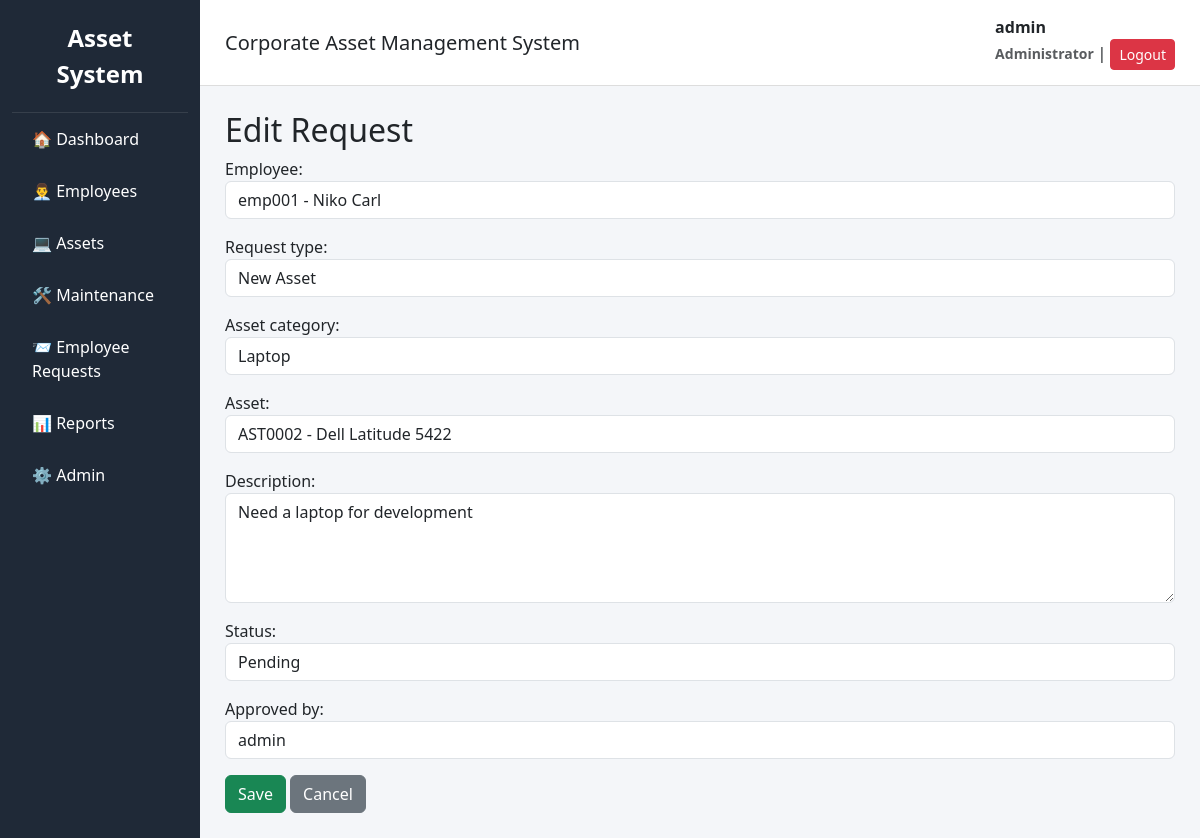
Page /requests/edit/1/ (signed in) on the earlier database version.
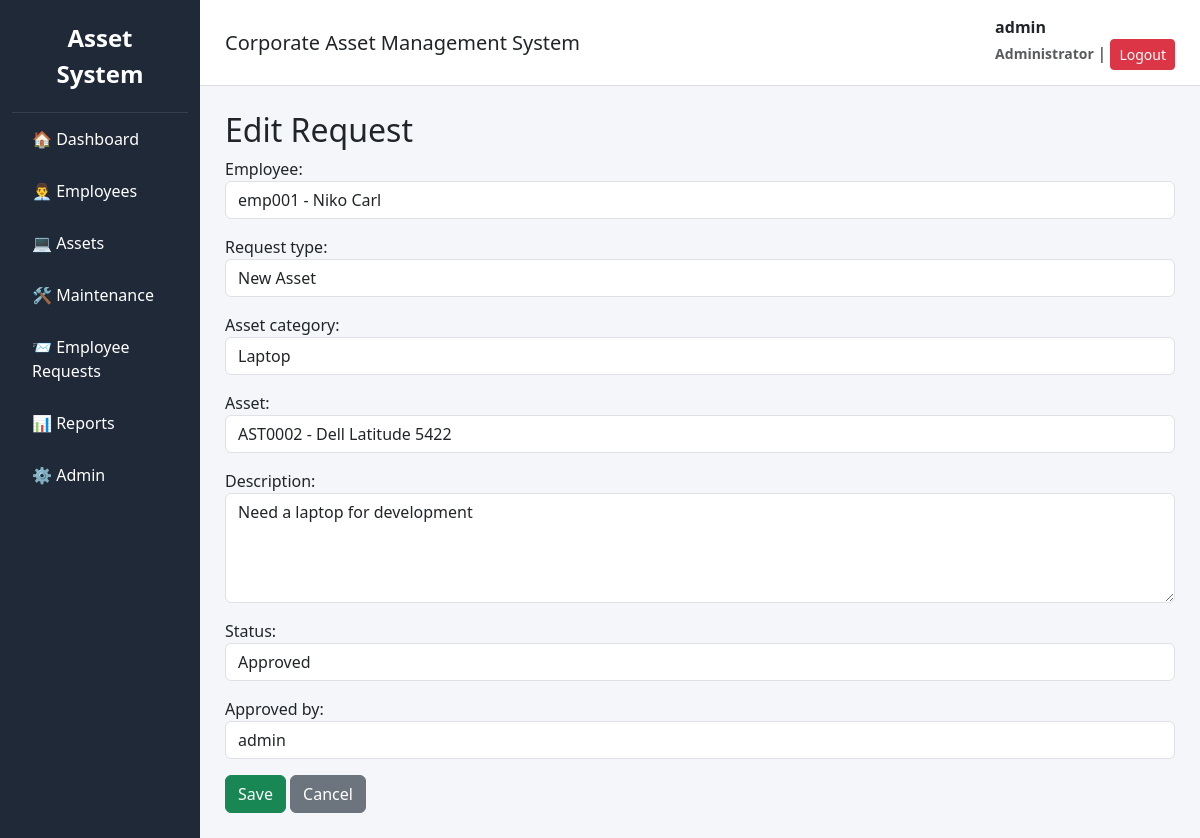
Same page on the later database version.
### requests_app/models.py (models this page shows, shortened)
class EmployeeRequest(models.Model):
    REQUEST_TYPES = (
        ("New Asset", "New Asset"),
        ("Replacement", "Replacement"),
        ("Damage Report", "Damage Report"),
    )
    STATUS_CHOICES = (
        ("Pending", "Pending"),
        ("Approved", "Approved"),
        ("Rejected", "Rejected"),
        ("Completed", "Completed"),
    )
    employee = models.ForeignKey(
        Employee,
        on_delete=models.CASCADE
    )
    request_type = models.CharField(
        max_length=30,
        choices=REQUEST_TYPES
    )
    asset_category = models.ForeignKey(
        AssetCategory,
        on_delete=models.SET_NULL,
        null=True,
        blank=True
    )
    asset = models.ForeignKey(
        Asset,
        on_delete=models.SET_NULL,
        null=True,
        blank=True
    )
    description = models.TextField()
    status = models.CharField(
        max_length=20,
        choices=STATUS_CHOICES,
        default="Pending"
    )
    approved_by = models.ForeignKey(
        settings.AUTH_USER_MODEL,
        on_delete=models.SET_NULL,
        null=True,
        blank=True
    )
    approved_at = models.DateTimeField(
        null=True,
        blank=True
    )
    created_at = models.DateTimeField(
        auto_now_add=True
    )

### requests_app/views.py (the view)
@login_required
def request_update(request, pk):
    employee_request = get_object_or_404(
        EmployeeRequest,
        pk=pk
    )
    if request.method == "POST":
        form = EmployeeRequestForm(
            request.POST,
            instance=employee_request
        )
        if form.is_valid():
            form.save()
            messages.success(
                request,
                "Request updated successfully."
            )
            return redirect("request_list")
    else:
        form = EmployeeRequestForm(instance=employee_request)
    return render(
        request,
        "requests_app/request_form.html",
        {
            "form": form,
            "title": "Edit Request",
        },
    )

### requests_app/forms.py
class EmployeeRequestForm(forms.ModelForm):
    class Meta:
        model = EmployeeRequest
        fields = [
            "employee",
            "request_type",
            "asset_category",
            "asset",
            "description",
            "status",
            "approved_by",
        ]
        widgets = {
            "description": forms.Textarea(attrs={"rows": 4}),
        }
    def __init__(self, *args, **kwargs):
        super().__init__(*args, **kwargs)
        for field in self.fields.values():
            field.widget.attrs["class"] = "form-control"

### accounts/models.py (called while the page is built)
    def __str__(self):
        return self.username

### assets/models.py (called while the page is built)
    def __str__(self):
        return self.category_name

    def __str__(self):
        return f"{self.asset_code} - {self.asset_name}"

### employees/models.py (called while the page is built)
    def __str__(self):
        return f"{self.employee_code} - {self.first_name} {self.last_name}"

### templates/requests_app/request_form.html (shortened to what this page needs)
{% extends "base.html" %}
{% block content %}
<h2>{{ title }}</h2>
<form method="POST">
    {{ form.as_p }}
    <button class="btn btn-success">
        Save
    </button>
    <a href="{% url 'request_list' %}" class="btn btn-secondary">
        Cancel
    </a>
</form>
{% endblock %}

Differences in the rows shown:
changed EmployeeRequest "emp001 - Niko Carl": status "Pending" → "Approved"
